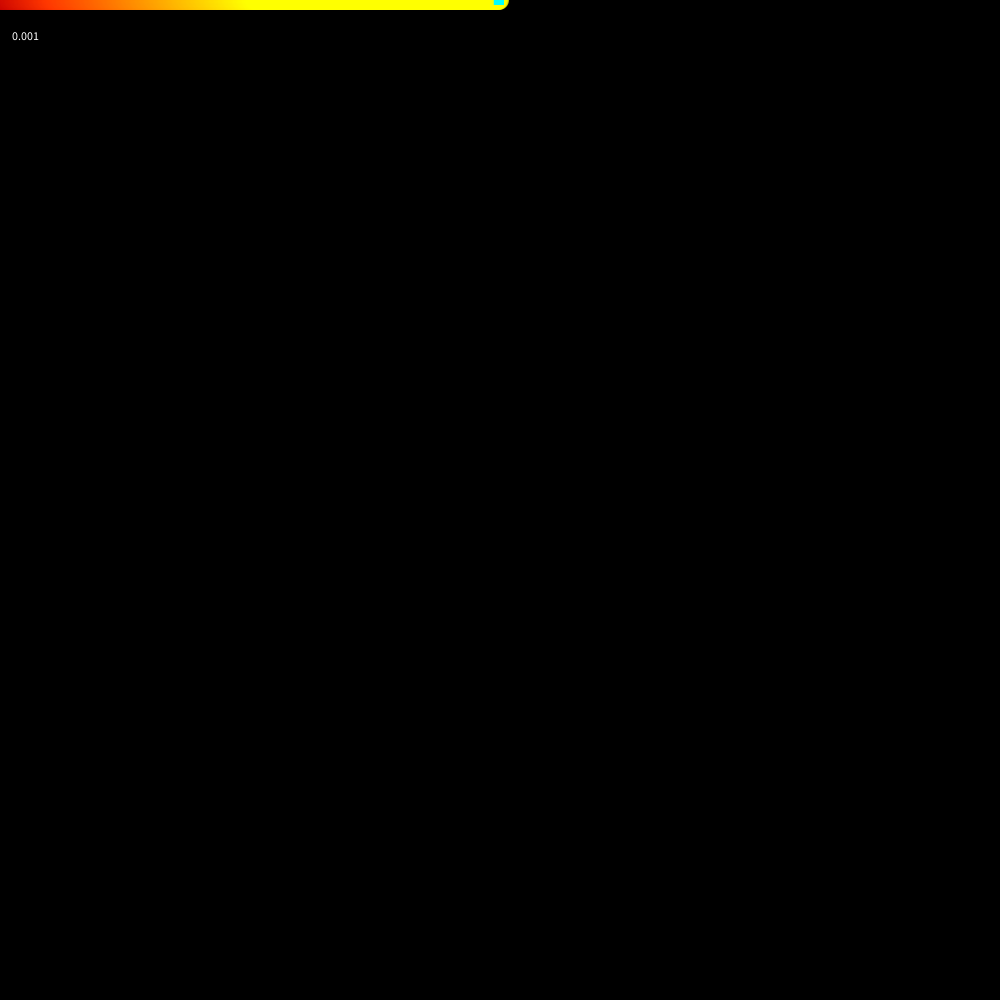
Frame 1 (no input)
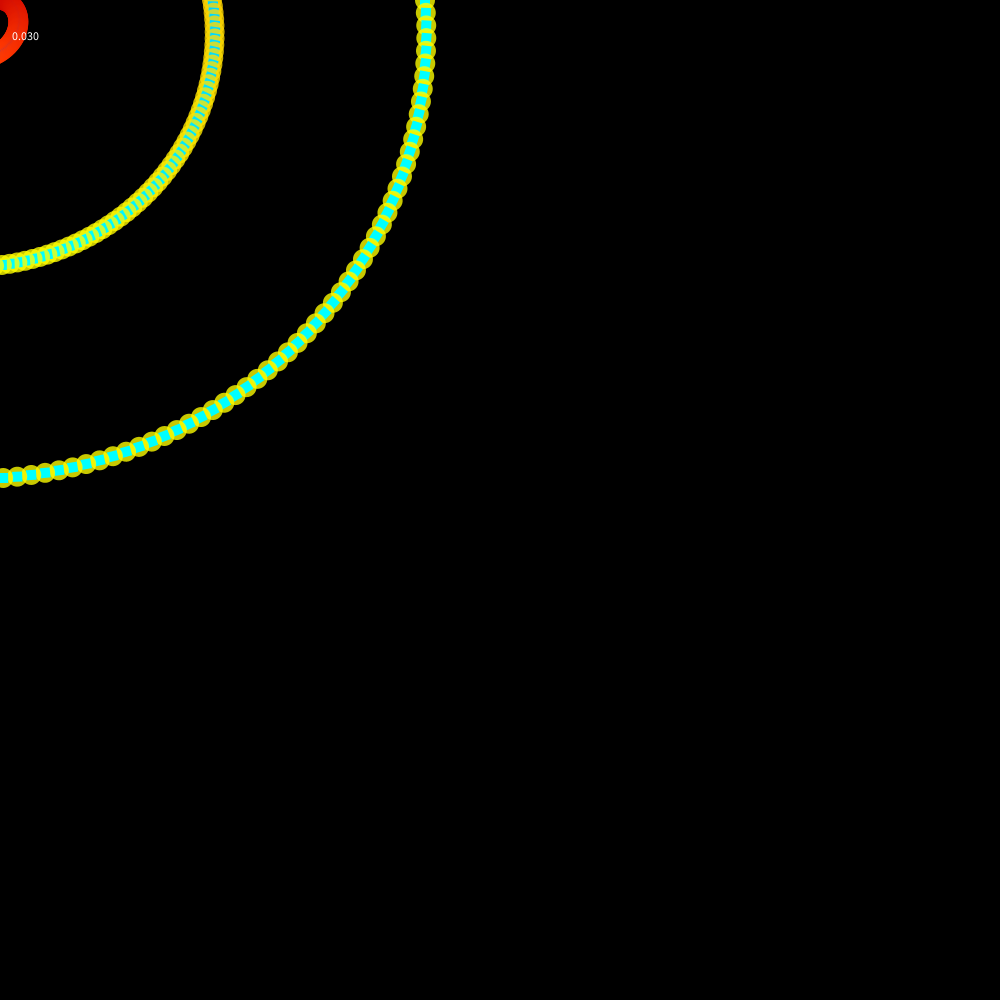
Frame 60 (the mouse pressed at the canvas centre just before this capture)
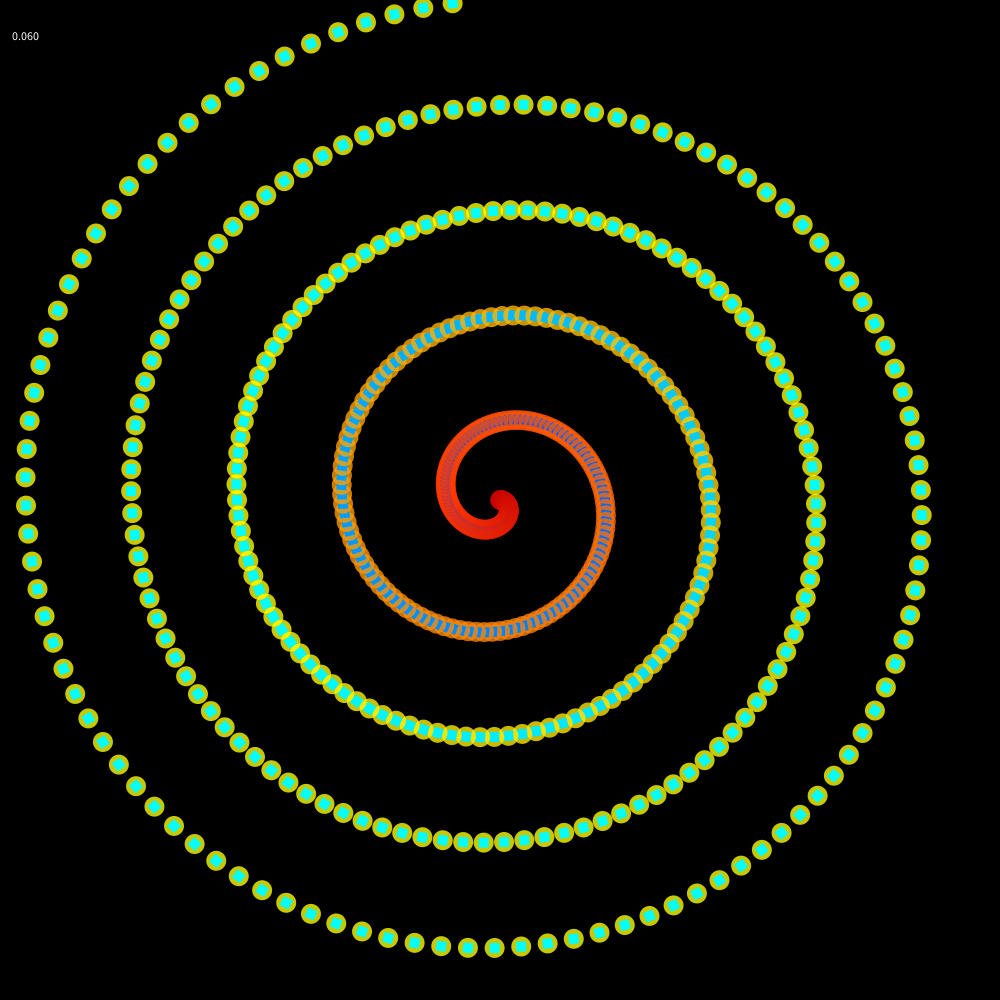
Frame 120 (the mouse held since frame 60 and released just before this capture)

The Processing sketch that drew these frames (run headless with seeded random() and noise(); from frame 60 on, the mouse is pressed at the canvas centre):

// Processing sketch: Art_Project
// ── Art_Project.pde
void setup() {
  size(1000,1000);
  background(0);
}

int xPos = height/2;
int yPos = 300;
int xSpeed = 10;
int ySpeed = 10;
int width = 1;
float r = random(0, 255);
float g = random(0, 255); 
float b = random(0, 255); 
float rs = 5;
float gs = 10;
float bs = 5;
float t = 0;
float ts = 0.0005; 
void draw() {
  background(0);
  rectMode(CENTER);
  pushMatrix();
  translate(mouseX, mouseY);
  for (int i = 0; i < 500; i+=1) {
    rotate(t);
    noStroke();
    fill(i +200, i, i*-2, 200);  
    ellipse(i, 0, 20, 20);
    fill(i*-2, i, i+200);  
    rect(i, 0, 10, 10);
    //r = random(1,255);
  }
  /*
   popMatrix();
   pushMatrix();
   translate(mouseX - mouseY,mouseY);
   for(int i = 0; i < 200; i+=2){
   rotate(t);
   noStroke();
   fill(i,i+200,i*-2,200);
   ellipse(i,0,50,50);
   fill(i+200,i,i*-2);
   rect(i,0,20,20);
   //r = random(1,255); 
   }
   popMatrix();
   popMatrix();
   pushMatrix();
   translate(mouseX,mouseY);
   for(int i = 0; i < 200; i+=2){
   rotate(-t);
   noStroke();
   fill(i*-2,i,i+200,200);  
   ellipse(i,0,50,50);
   fill(i +200,i,i*-2,200);
   rect(i,0,20,20);
   //r = random(1,255); 
   }
   */
  popMatrix();
  xPos+=xSpeed;
  yPos+=ySpeed;
  if ((xPos >=height-200) || (xPos <= 200)) {
    xSpeed*=-1;
  }
  if ((yPos >=width-200) || (yPos <= 200)) {
    ySpeed*=-1;
  }
  r+=rs;
  g-=gs;
  b-=bs;
  t+=ts;
  if ((r > 255) || (r < 0)) {
    rs*=-1;
  }
  if ((g > 255) || (g < 0)) {
    gs*=-1;
  }  
  if ((b > 255) || (b < 0)) {
    bs*=-1;
  }
  //if((t > 2.18) || (t < 2)){
  //   ts*=-1;
  //}
  fill(255);
  text(t, 10, 40);
}
